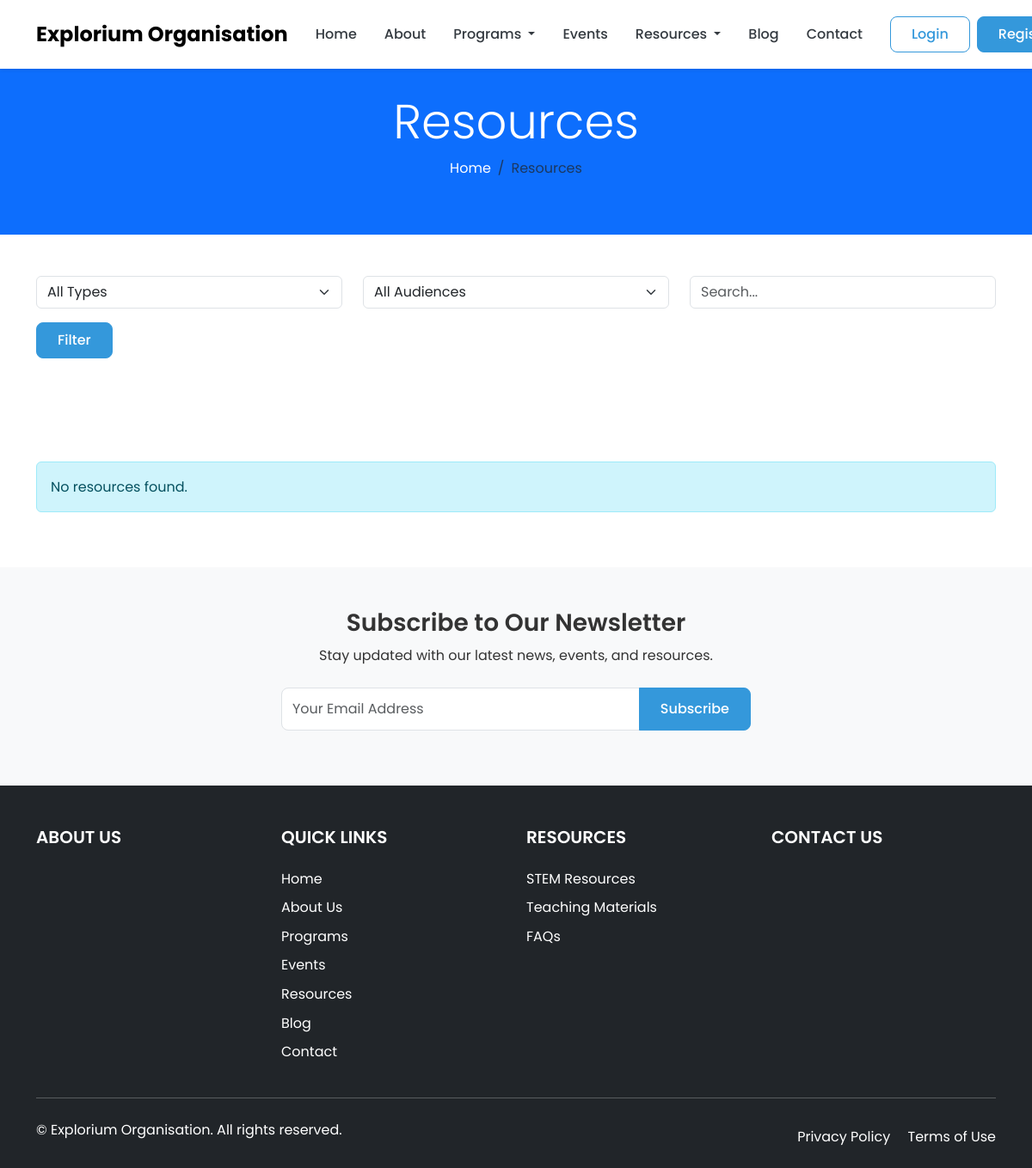
The app's page /resources/, older data.
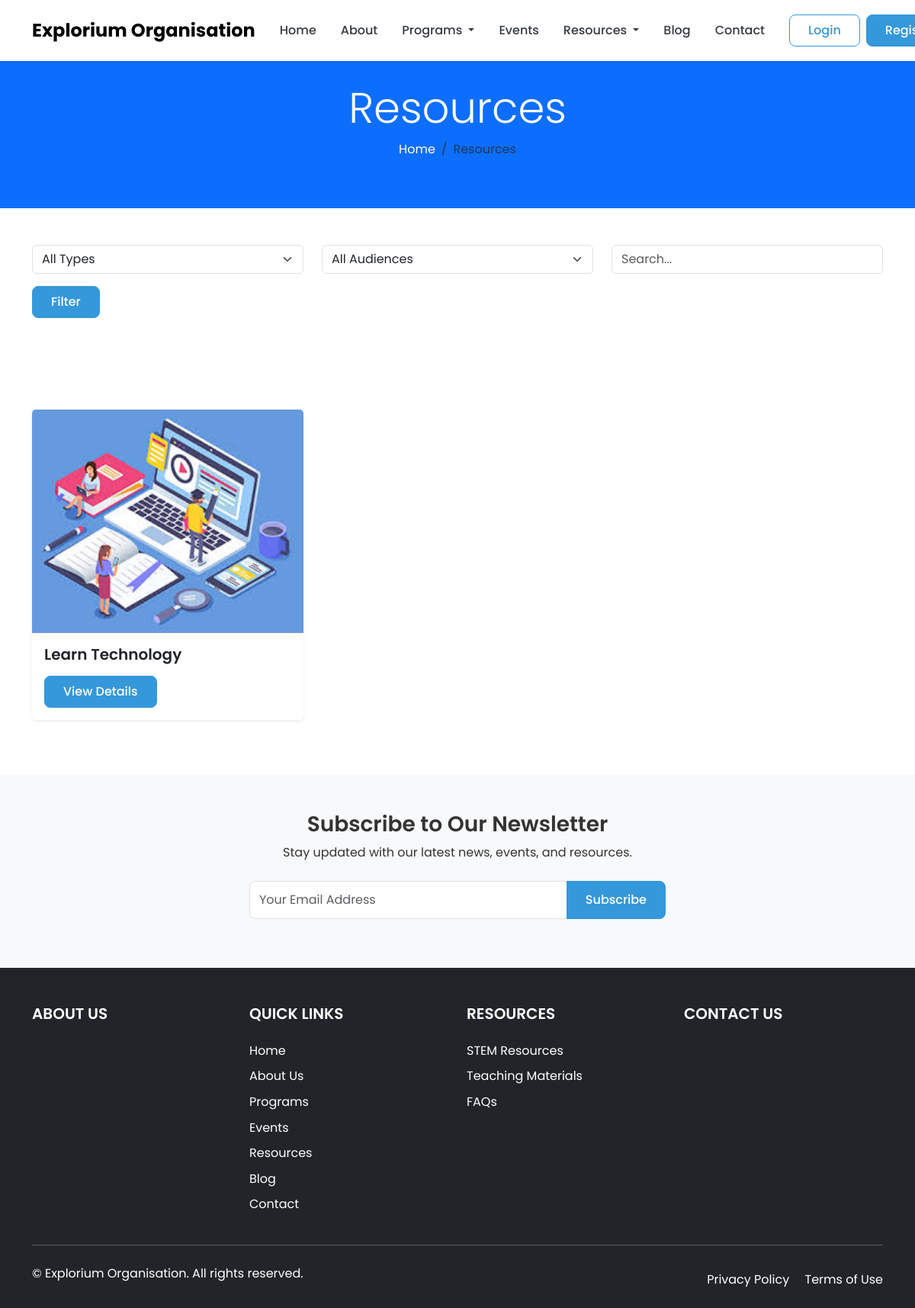
The same page, newer data.
### core/models.py (models this page shows, shortened)
class SiteSettings(models.Model):
    site_name = models.CharField(_("Site Name"), max_length=100, default="Explorium Organisation")
    site_description = models.TextField(_("Site Description"), blank=True)
    logo = models.ImageField(_("Logo"), upload_to='site/', blank=True, null=True)
    favicon = models.ImageField(_("Favicon"), upload_to='site/', blank=True, null=True)
    email = models.EmailField(_("Contact Email"), blank=True)
    phone = models.CharField(_("Contact Phone"), max_length=20, blank=True)
    address = models.TextField(_("Address"), blank=True)
    facebook = models.URLField(_("Facebook URL"), blank=True)
    twitter = models.URLField(_("Twitter URL"), blank=True)
    instagram = models.URLField(_("Instagram URL"), blank=True)
    linkedin = models.URLField(_("LinkedIn URL"), blank=True)
    youtube = models.URLField(_("YouTube URL"), blank=True)
    class Meta:
        verbose_name = _("Site Settings")
        verbose_name_plural = _("Site Settings")

### resources/models.py (models this page shows, shortened)
class Resource(models.Model):
    AUDIENCE_CHOICES = (
        ('all', 'All Ages'),
        ('children', 'Children'),
        ('teenagers', 'Teenagers'),
        ('adults', 'Adults'),
        ('teachers', 'Teachers'),
        ('parents', 'Parents'),
    )
    TYPE_CHOICES = (
        ('document', 'Document'),
        ('video', 'Video'),
        ('link', 'External Link'),
        ('image', 'Image'),
        ('audio', 'Audio'),
        ('interactive', 'Interactive Content'),
    )
    title = models.CharField(_("Title"), max_length=200)
    slug = models.SlugField(_("Slug"), max_length=250, unique=True)
    category = models.ForeignKey(ResourceCategory, on_delete=models.CASCADE, related_name='resources')
    resource_type = models.CharField(_("Resource Type"), max_length=20, choices=TYPE_CHOICES)
    audience = models.CharField(_("Target Audience"), max_length=20, choices=AUDIENCE_CHOICES, default='all')
    description = RichTextField(_("Description"))
    thumbnail = models.ImageField(_("Thumbnail"), upload_to='resources/thumbnails/', blank=True, null=True)
    file = models.FileField(_("File"), upload_to='resources/files/', blank=True, null=True)
    video_url = models.URLField(_("Video URL"), blank=True, help_text="YouTube or Vimeo URL")
    external_url = models.URLField(_("External URL"), blank=True)
    is_featured = models.BooleanField(_("Is Featured"), default=False)
    is_active = models.BooleanField(_("Is Active"), default=True)
    download_count = models.PositiveIntegerField(_("Download Count"), default=0)
    tags = TaggableManager(_("Tags"), blank=True)
    created_at = models.DateTimeField(_("Created At"), auto_now_add=True)
    updated_at = models.DateTimeField(_("Updated At"), auto_now=True)
    class Meta:
        verbose_name = _("Resource")
        verbose_name_plural = _("Resources")
        ordering = ['-created_at']

### resources/views.py (the view)
# urls.py: path('', ResourceListView.as_view(), name='resource_list'),
class ResourceListView(ListView):
    model = Resource
    template_name = 'resources/resource_list.html'
    context_object_name = 'resources'
    paginate_by = 12
    def get_queryset(self):
        queryset = Resource.objects.filter(is_active=True)
        category_slug = self.kwargs.get('category_slug')
        if category_slug:
            queryset = queryset.filter(category__slug=category_slug)
        resource_type = self.request.GET.get('type')
        if resource_type:
            queryset = queryset.filter(resource_type=resource_type)
        audience = self.request.GET.get('audience')
        if audience:
            queryset = queryset.filter(audience=audience)
        q = self.request.GET.get('q')
        if q:
            queryset = queryset.filter(title__icontains=q) | queryset.filter(description__icontains=q)
        return queryset
    def get_context_data(self, **kwargs):
        context = super().get_context_data(**kwargs)
        context['categories'] = ResourceCategory.objects.filter(is_active=True)
        context['resource_types'] = dict(Resource.TYPE_CHOICES)
        context['audiences'] = dict(Resource.AUDIENCE_CHOICES)
        category_slug = self.kwargs.get('category_slug')
        if category_slug:
            context['active_category'] = get_object_or_404(ResourceCategory, slug=category_slug)
        return context

### templates/resources/resource_list.html (shortened to what this page needs)
{% extends 'base.html' %}
{% block content %}
<section class="page-header bg-primary text-white">
    <div class="container">
        <div class="row">
            <div class="col-12 text-center py-5">
                <h1 class="display-4">Resources</h1>
                <nav aria-label="breadcrumb">
                    <ol class="breadcrumb justify-content-center">
                        <li class="breadcrumb-item"><a href="{% url 'core:home' %}" class="text-white">Home</a></li>
                        <li class="breadcrumb-item active" aria-current="page">Resources</li>
                    </ol>
                </nav>
            </div>
        </div>
    </div>
</section>
<section class="resource-filter py-5">
    <div class="container">
        <form method="get" class="mb-4">
            <div class="row">
                <div class="col-md-4">
                    <select name="type" class="form-select">
                        <option value="">All Types</option>
                    </select>
                </div>
                <div class="col-md-4">
                    <select name="audience" class="form-select">
                        <option value="">All Audiences</option>
                    </select>
                </div>
                <div class="col-md-4">
                    <input type="text" name="q" class="form-control" placeholder="Search..." value="{{ request.GET.q }}">
                </div>
            </div>
            <button type="submit" class="btn btn-primary mt-3">Filter</button>
        </form>
    </div>
</section>
<section class="resources-section py-5">
    <div class="container">
        <div class="row">
            {% for resource in resources %}
            <div class="col-md-4 mb-4">
                <div class="card border-0 shadow-sm">
                    <img src="{{ resource.thumbnail.url }}" class="card-img-top" alt="{{ resource.title }}">
                    <div class="card-body">
                        <h5 class="card-title">{{ resource.title }}</h5>
                        <a href="{% url 'resources:resource_detail' resource.slug %}" class="btn btn-primary">View Details</a>
                    </div>
                </div>
            </div>
            {% empty %}
            <div class="col-12">
                <div class="alert alert-info">No resources found.</div>
            </div>
            {% endfor %}
        </div>
    </div>
</section>
{% endblock %}

### templates/base.html (shortened to what this page needs)
<!DOCTYPE html>
<html lang="en">
<head>
    <link href="https://cdn.jsdelivr.net/npm/bootstrap@5.3.0/dist/css/bootstrap.min.css" rel="stylesheet">
    <link rel="stylesheet" href="https://cdnjs.cloudflare.com/ajax/libs/font-awesome/6.4.0/css/all.min.css">
    {% load static %}
    <link rel="stylesheet" href="{% static 'css/style.css' %}">
</head>
<body class="{% block body_class %}{% endblock %}">
    <header class="header">
        <nav class="navbar navbar-expand-lg navbar-light bg-white fixed-top shadow-sm">
            <div class="container">
                <a class="navbar-brand" href="{% url 'core:home' %}">
                    {% if site_settings.logo %}
                    <img src="{{ site_settings.logo.url }}" alt="{{ site_settings.site_name }}" height="40">
                    {% else %}
                    {{ site_settings.site_name }}
                    {% endif %}
                </a>
                <div class="collapse navbar-collapse" id="navbarMain">
                    <ul class="navbar-nav ms-auto mb-2 mb-lg-0">
                        <li class="nav-item">
                            <a class="nav-link {% if request.path == '/' %}active{% endif %}" href="{% url 'core:home' %}">Home</a>
                        </li>
                        <li class="nav-item">
                            <a class="nav-link {% if request.path == '/about/' %}active{% endif %}" href="{% url 'core:about' %}">About</a>
                        </li>
                        <li class="nav-item dropdown">
                            <a class="nav-link dropdown-toggle" href="#" id="programsDropdown" role="button" data-bs-toggle="dropdown" aria-expanded="false">
                                Programs
                            </a>
                        </li>
                        <li class="nav-item">
                            <a class="nav-link {% if '/events/' in request.path %}active{% endif %}" href="{% url 'events:event_list' %}">Events</a>
                        </li>
                        <li class="nav-item dropdown">
                            <a class="nav-link dropdown-toggle" href="#" id="resourcesDropdown" role="button" data-bs-toggle="dropdown" aria-expanded="false">
                                Resources
                            </a>
                        </li>
                        <li class="nav-item">
                            <a class="nav-link {% if '/blog/' in request.path %}active{% endif %}" href="{% url 'blog:post_list' %}">Blog</a>
                        </li>
                        <li class="nav-item">
                            <a class="nav-link {% if request.path == '/contact/' %}active{% endif %}" href="{% url 'core:contact' %}">Contact</a>
                        </li>
                    </ul>
                    <div class="d-flex ms-lg-3">
                        {% if user.is_authenticated %}
                        <div class="dropdown">
                            <button class="btn btn-primary dropdown-toggle" type="button" id="userDropdown" data-bs-toggle="dropdown" aria-expanded="false">
                                {{ user.first_name|default:user.username }}
                            </button>
                            <ul class="dropdown-menu dropdown-menu-end" aria-labelledby="userDropdown">
                                <li><a class="dropdown-item" href="{% url 'accounts:profile' %}">My Profile</a></li>
                                <li><a class="dropdown-item" href="{% url 'accounts:dashboard' %}">Dashboard</a></li>
                                {% if user.is_staff %}
                                <li><a class="dropdown-item" href="{% url 'admin:index' %}">Admin Panel</a></li>
                                {% endif %}
                                <li><hr class="dropdown-divider"></li>
                                <li><a class="dropdown-item" href="{% url 'account_logout' %}">Logout</a></li>
                            </ul>
                        </div>
                        {% else %}
                        <a href="{% url 'accounts:account_login' %}" class="btn btn-outline-primary me-2">Login</a>
                        <a href="{% url 'accounts:account_signup' %}" class="btn btn-primary">Register</a>
                        {% endif %}
                    </div>
                </div>
            </div>
        </nav>
    </header>
    <main class="main-content">
        {% block content %}{% endblock %}
    </main>
    <section class="newsletter-section bg-light py-5">
        <div class="container">
            <div class="row justify-content-center">
                <div class="col-lg-6 text-center">
                    <h3>Subscribe to Our Newsletter</h3>
                    <p class="mb-4">Stay updated with our latest news, events, and resources.</p>
                    <form action="{% url 'core:newsletter_subscribe' %}" method="post" id="newsletter-form" class="newsletter-form">
                        <div class="input-group mb-3">
                            <input type="email" name="email" class="form-control" placeholder="Your Email Address" required>
                            <button class="btn btn-primary" type="submit">Subscribe</button>
                        </div>
                    </form>
                </div>
            </div>
        </div>
    </section>
    <footer class="footer bg-dark text-white pt-5 pb-3">
        <div class="container">
            <div class="row">
                <div class="col-lg-3 col-md-6 mb-4 mb-lg-0">
                    <h5 class="text-uppercase mb-4">About Us</h5>
                </div>
                <div class="col-lg-3 col-md-6 mb-4 mb-lg-0">
                    <h5 class="text-uppercase mb-4">Quick Links</h5>
                    <ul class="list-unstyled">
                        <li class="mb-2"><a href="{% url 'core:home' %}" class="text-white">Home</a></li>
                        <li class="mb-2"><a href="{% url 'core:about' %}" class="text-white">About Us</a></li>
                        <li class="mb-2"><a href="{% url 'programs:program_list' %}" class="text-white">Programs</a></li>
                        <li class="mb-2"><a href="{% url 'events:event_list' %}" class="text-white">Events</a></li>
                        <li class="mb-2"><a href="{% url 'resources:resource_list' %}" class="text-white">Resources</a></li>
                        <li class="mb-2"><a href="{% url 'blog:post_list' %}" class="text-white">Blog</a></li>
                        <li><a href="{% url 'core:contact' %}" class="text-white">Contact</a></li>
                    </ul>
                </div>
                <div class="col-lg-3 col-md-6 mb-4 mb-md-0">
                    <h5 class="text-uppercase mb-4">Resources</h5>
                    <ul class="list-unstyled">
                        <li class="mb-2"><a href="{% url 'resources:resource_list' %}" class="text-white">STEM Resources</a></li>
                        <li class="mb-2"><a href="{% url 'resources:teaching_material_list' %}" class="text-white">Teaching Materials</a></li>
                        <li class="mb-2"><a href="{% url 'core:faq' %}" class="text-white">FAQs</a></li>
                    </ul>
                </div>
                <div class="col-lg-3 col-md-6">
                    <h5 class="text-uppercase mb-4">Contact Us</h5>
                </div>
            </div>
            <hr class="my-4">
            <div class="row align-items-center">
                <div class="col-md-7 col-lg-8">
                    <p>© {{ current_year }} {{ site_settings.site_name }}. All rights reserved.</p>
                </div>
                <div class="col-md-5 col-lg-4">
                    <div class="text-md-end">
                        <a href="#" class="text-white me-3">Privacy Policy</a>
                        <a href="#" class="text-white">Terms of Use</a>
                    </div>
                </div>
            </div>
        </div>
    </footer>
</body>
</html>

Row changes from the older to the newer data that the page shows:
added Resource: thumbnail (picture), title "Learn Technology"
Text that changed along with them:
text no longer shown: "No resources found."
